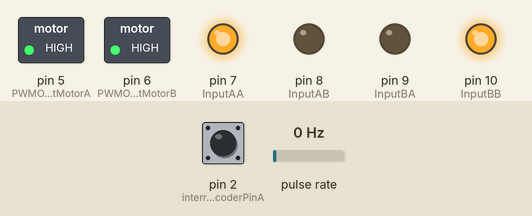
Bench run of a sketch on a simulated Arduino Nano, built with avr-gcc and run on an emulated ATmega328P. On the bench: switched loads named in the sketch (green lamp = pin HIGH), output pins drawn as LEDs (lit = HIGH). Wiring (inferred from the names in the program): pulse sensor: data pin 3. The inputs (shaded band) are chosen by the test bench; at power-on: pin 2 (interruptEncoderPinA) HIGH, pulse rate 0 Hz. The ROS host is connected and sends only what is stated; what the sketch prints to the serial monitor is not drawn.

Above: at 0.1 s.
Timing chart, 0 to 1.6 s (numbered marks = the images above):
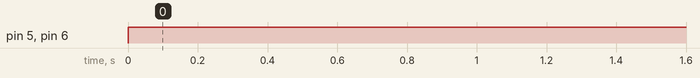

The sketch:

swarm.ino
```cpp
#include <Wire.h>
#include "TimerOne.h"
#include <Adafruit_Sensor.h>
#include <Adafruit_HMC5883_U.h>
#include <ros.h>
#include <nav_msgs/Odometry.h>

#define InputAA 7
#define InputAB 8
#define InputBA 9
#define InputBB 10
#define interruptEncoderPinA 2
#define interruptEncoderPinD 3
#define PWMOutputMotorA 5
#define PWMOutputMotorB 6
Adafruit_HMC5883_Unified mag = Adafruit_HMC5883_Unified(12345);

#define wheel_radius 3.0//In cm
#define w2w 13.5//cm
#define CPR 32
#define gear_ratio 19
#define del_t 0.05 //in seconds

volatile float theta=0.0; // Current orientation of the bot.

volatile int ext_counterA=0;
volatile int ext_counterB=0;

const float max_rpmA=301.0;
volatile float set_rpmA=80.0;
volatile float curr_rpmA=0;

const float max_rpmB=307.0;
volatile float set_rpmB=80.0;
volatile float curr_rpmB=0;

//volatile float sys_dist=0.0;
volatile float curr_pos_x=0.0;
volatile float curr_pos_y=0.0;

volatile float Dl=0,Dr=0,Dc=0;

int motion_direction=0;
int PWMA,PWMB;
uint32_t timer;

ros::NodeHandle nh;
nav_msgs::Odometry odomsg;
ros::Publisher odom_pub("odom", &odomsg);

void setup() {
Serial.begin(57600);
interrupt_init();
//mag_init();
timer = micros();

nh.initNode();
nh.advertise(odom_pub);

pinMode(PWMOutputMotorA,OUTPUT);
pinMode(PWMOutputMotorB,OUTPUT);
pinMode(InputAA,OUTPUT);
pinMode(InputAB,OUTPUT);
pinMode(InputBA,OUTPUT);
pinMode(InputBB,OUTPUT);
pinMode(A0,INPUT);
pinMode(A1,INPUT);
pinMode(A2,INPUT);
pinMode(A3,INPUT);
pinMode(A6,INPUT);
pinMode(A7,INPUT);

forward();

}

void loop(){
  int i;
 // float x= get_theta();
  nav_msgs::Odometry odom;
  odomsg.pose.pose.position.x = curr_pos_x;
  odomsg.pose.pose.position.y = curr_pos_y;
  odomsg.pose.pose.orientation.z = theta;
  Serial.println(odomsg.pose.pose.orientation.z);
  i=255;
  PWMA=i;
  PWMB=i;
  analogWrite(PWMOutputMotorA,PWMA);
  analogWrite(PWMOutputMotorB,PWMB);

  odom_pub.publish(& odomsg);
  nh.spinOnce();
  delay(1);

  //get_sharpdata();

}
```

interrupt.ino
```cpp
void interrupt_init(){
  //Initialise the Timer and attach Interrupt.
  Timer1.initialize(50000);
  Timer1.attachInterrupt(calculateRPM);

  //Attach Interrupts to the encoders input.
  attachInterrupt(digitalPinToInterrupt(interruptEncoderPinA),increase_CounterA, CHANGE);
  attachInterrupt(digitalPinToInterrupt(interruptEncoderPinD),increase_CounterB, CHANGE);
}

void increase_CounterA() {
  ext_counterA++;
}

void increase_CounterB(){
  ext_counterB++;
}

void calculateRPM(){
  curr_rpmA=(ext_counterA*60)/(CPR*gear_ratio*del_t);
  curr_rpmB=(ext_counterB*60)/(CPR*gear_ratio*del_t);

  if(motion_direction==1){
    Dl=2*PI*wheel_radius*curr_rpmA*del_t/60;
    Dr=2*PI*wheel_radius*curr_rpmB*del_t/60;
  }
  else if(motion_direction==2){
    Dl=(-1)*2*PI*wheel_radius*curr_rpmA*del_t/60;
    Dr=2*PI*wheel_radius*curr_rpmB*del_t/60;
  }
  else if(motion_direction==3){
    Dl=2*PI*wheel_radius*curr_rpmA*del_t/60;
    Dr=(-1)*2*PI*wheel_radius*curr_rpmB*del_t/60;
  }
  else if(motion_direction==4){
    Dl=(-1)*2*PI*wheel_radius*curr_rpmA*del_t/60;
    Dr=(-1)*2*PI*wheel_radius*curr_rpmB*del_t/60;
  }

  Dc=(Dl+Dr)/2;
  theta+=(Dr-Dl)/w2w;
  curr_pos_x+=(Dc*cos(theta));
  curr_pos_y+=(Dc*sin(theta));

//  Serial.print(ext_counterA);
//  Serial.print("\t");
//  Serial.println(ext_counterB);

  ext_counterA=0;
  ext_counterB=0;

}
```

locomotion.ino
```cpp
/*
 Motion Direction Legend:
 1. Forward
 2. Right
 3. Backward
 4. Left
 5. Free Run ( this is just for our perception. Do not use it anywhere to denoe it.)
 6. Brake
*/


void leftTurn() {
  motion_direction=2;
  digitalWrite(InputAA, HIGH);
  digitalWrite(InputBA, HIGH);
  digitalWrite(InputBB, LOW);
  digitalWrite(InputAB, LOW);
}


void rightTurn() {
  motion_direction=3;
  digitalWrite(InputAA, LOW);
  digitalWrite(InputBA, LOW);
  digitalWrite(InputBB, HIGH);
  digitalWrite(InputAB, HIGH);
}


void forward() {
  motion_direction=1;
  digitalWrite(InputAA, HIGH);
  digitalWrite(InputBA, LOW);
  digitalWrite(InputBB, HIGH);
  digitalWrite(InputAB, LOW);
}


void backward() {
  motion_direction=4;
  digitalWrite(InputAA, LOW);
  digitalWrite(InputBA, HIGH);
  digitalWrite(InputBB, LOW);
  digitalWrite(InputAB, HIGH);
}

void freeRun() {
  digitalWrite(InputAA, LOW);
  digitalWrite(InputBA, LOW);
  digitalWrite(InputBB, LOW);
  digitalWrite(InputAB, LOW);
}

void brake() {
  motion_direction=6;
  digitalWrite(InputAA, HIGH);
  digitalWrite(InputBA, HIGH);
  digitalWrite(InputBB, HIGH);
  digitalWrite(InputAB, HIGH);
}
```

magnetometer.ino
```cpp
void mag_init(){
    if(!mag.begin())
  {
    Serial.println("Ooops, no HMC5883 detected ... Check your wiring!");
    while(1);
  }
}

float get_theta(){

 sensors_event_t event;
  mag.getEvent(&event);
   float heading = atan2(event.magnetic.y, event.magnetic.x);
  float declinationAngle = 0.22;
  heading += declinationAngle;
  // Correct for when signs are reversed.
  if(heading < 0)
    heading += 2*PI;
  // Check for wrap due to addition of declination.
  if(heading > 2*PI)
    heading -= 2*PI;
  // Convert radians to degrees for readability.
  float headingDegrees = heading * 180/M_PI;
  delay(10);
  return(headingDegrees);

}
```

pid.ino
```cpp
const double kpA=4.0;
const double kiA=0.06;
const double kdA=0.5;

const double kpB=4.0;
const double kiB=0.06;
const double kdB=0.5;

void pwm_pid(){
  }
```

sharp.ino
```cpp
void get_sharpdata(){
  int front, back,frontleft,frontright,backleft,backright;
  front=analogRead(A0);
  back=analogRead(A1);
  frontleft=analogRead(A2);
  frontright=analogRead(A3);
  backleft=analogRead(A6);
  backright=analogRead(A7);

//  Serial.print(front);
//  Serial.print("\t");
//  Serial.print(back);
//  Serial.print("\t");
//  Serial.print(frontleft);
//  Serial.print("\t");
//  Serial.print(frontright);
//  Serial.print("\t");
//  Serial.print(backleft);
//  Serial.print("\t");
//  Serial.println(backright);

  }
```

Measured:
- by itself, pin 5 (PWMOutputMotorA), pin 6 (PWMOutputMotorB): LOW → HIGH at 0.00 s
